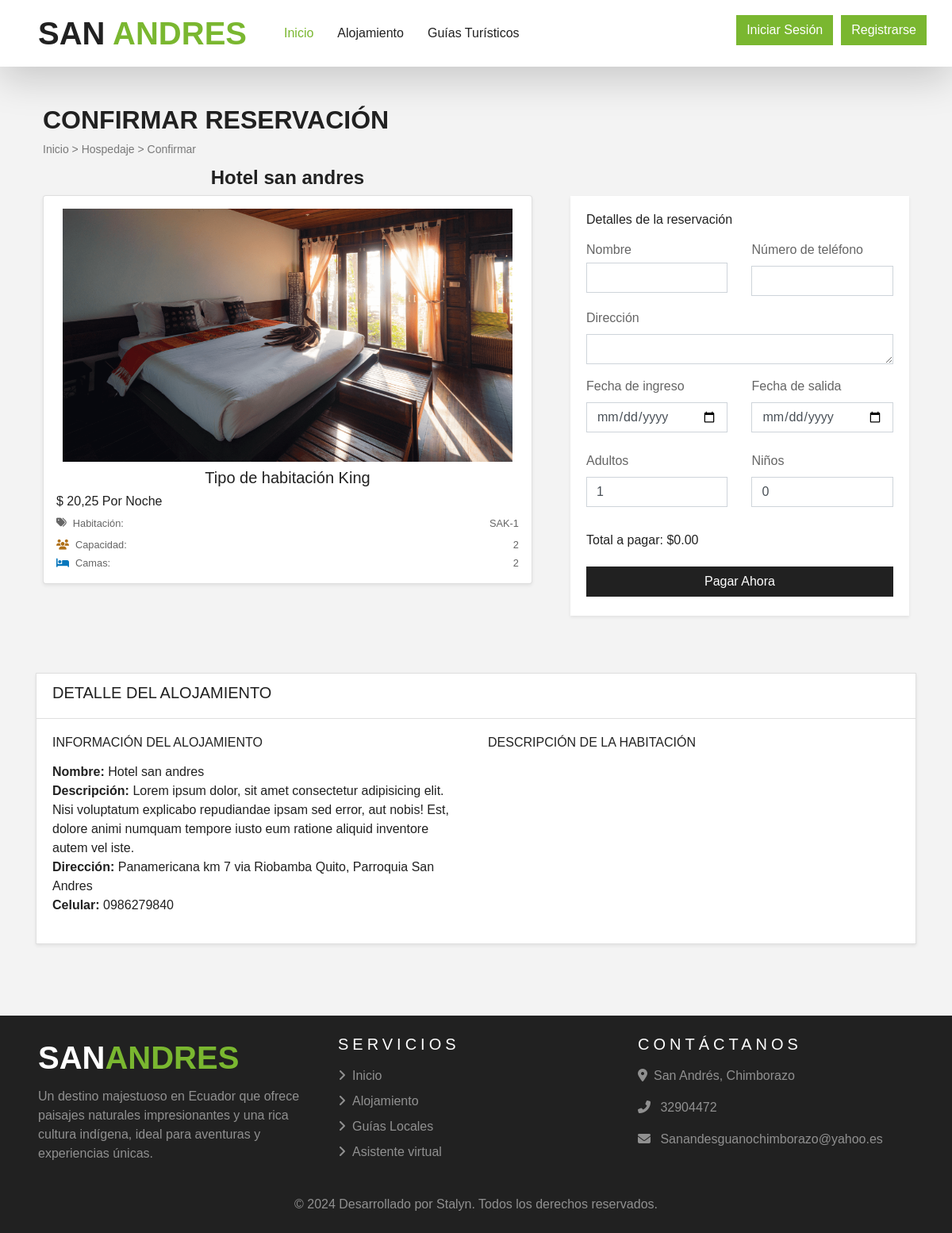
The app's page /reservacion/mi-reserva/?habitacion_id=2&num_habitacion=SAK-1 with its own data.
### alojamiento/models.py (models this page shows, shortened)
class Alojamiento(models.Model):
    user  = models.ForeignKey(Usuario,on_delete=models.CASCADE)
    nombre = models.CharField(
    unique=True,
    max_length=150,
    validators=[
        RegexValidator(
            regex=r'^[a-zA-ZáéíóúÁÉÍÓÚñÑ\s-]+$',
            message='El nombre solo puede contener letras, espacios, guiones y tildes.'
        )
    ]
)
    email = models.EmailField(validators=[EmailValidator(message='Correo electrónico no válido.')], unique=True)
    descripcion = models.TextField(null=False, blank= False)
    imagen = models.FileField(upload_to="alojamiento_galeria", validators=[FileExtensionValidator(allowed_extensions=['jpg', 'jpeg', 'png','webp'])])
    direccion = models.CharField(max_length=200)
    celular = models.CharField(
        max_length=10,
        unique=True,
        validators=[
            RegexValidator(
                regex=r'^\d{10}$',
                message='Número de celular no válido. Debe tener exactamente 10 dígitos.'
            )
        ]
    )
    estado = models.CharField(max_length=20, choices=ALOJAMIENTO_ESTADO, default="Borrador")
    fecha_creacion = models.DateTimeField(auto_now_add=True)

class TipoAlojamiento(models.Model):
    alojamiento = models.ForeignKey(Alojamiento, on_delete=models.CASCADE)
    tipo = models.CharField(max_length=1000)
    precio = models.DecimalField(max_digits=12, decimal_places=2, default=0.00,validators=[MinValueValidator(0)])
    imagen_1 = models.FileField(upload_to="galeria_tipo_alojamiento", null=False, blank=False)
    numero_camas = models.PositiveSmallIntegerField(default=0, validators=[MinValueValidator(0)])
    capacidad = models.PositiveSmallIntegerField(default=0, validators=[MinValueValidator(0)])
    class Meta:
        verbose_name_plural = "Tipo Alojamiento"

class Habitacion(models.Model):
    alojamiento = models.ForeignKey(Alojamiento, on_delete=models.CASCADE)
    alojamiento_tipo = models.ForeignKey(TipoAlojamiento, on_delete=models.CASCADE)
    numero_habitacion = models.CharField(max_length=1000, unique=True)
    descripcion = models.TextField(null=True, blank= True)
    disponible = models.BooleanField(default=True)
    class Meta:
        verbose_name_plural = "Habitaciones"

### reservacion/views.py (the view)
# urls.py: path('mi-reserva/', views.mi_reserva, name='mi-reserva'),
def mi_reserva(request):
    habitacion_id = request.GET.get('habitacion_id')
    num_habitacion = request.GET.get('num_habitacion')
    habitacion = get_object_or_404(Habitacion, id=habitacion_id)
    tipo_alojamiento = habitacion.alojamiento_tipo
    alojamiento = tipo_alojamiento.alojamiento
    precio = Decimal(tipo_alojamiento.precio)
    precio = tipo_alojamiento.precio
    context = {
        'habitacion_id': habitacion_id,
        'num_habitacion': num_habitacion,
        'habitacion': habitacion,
        'tipo_alojamiento': tipo_alojamiento,
        'alojamiento': alojamiento,
        'precio': precio,
        'precio_str': str(precio),
    }
    return render(request, "reservacion/mi-reserva.html", context)

### templates/reservacion/mi-reserva.html (shortened to what this page needs)
{% extends 'base.html' %}
{% load static %}
{% block content %}
<div class="container">
    <div class="row">
        <div class="col-12 my-5 mb-4 px-4">
            <h2 class="fw-bold">CONFIRMAR RESERVACIÓN</h2>
            <div style="font-size: 14px">
                <a href="/" class="text-black-50 text-decoration-none">Inicio</a>
                <span class="text-black-50"> > </span>
                <a href="{% url 'alojamiento:alojamiento_detalle' alojamiento.pk %}"
                    class="text-black-50 text-decoration-none">Hospedaje</a>
                <span class="text-black-50"> > </span>
                <a href="#" class="text-black-50 text-decoration-none">Confirmar</a>
            </div>
        </div>
        <div class="col-lg-7 col-md-12 px-4" style="margin-top: -1cm;">
            <div class="text-center">
                <h4>{{ alojamiento.nombre }}</h4>
            </div>
            <div class="card p-3 shadow-sm rounded">
                <img src="{{ tipo_alojamiento.imagen_1.url }}" class="card-img-top px-2" alt="Room Image"
                    id="productImage" />
                <h5 class="mt-2 text-center">Tipo de habitación {{ tipo_alojamiento.tipo }}</h5>
                <h6>$ {{ precio|floatformat:"2" }} Por Noche</h6>
                <div class="d-flex justify-content-between small">
                    <div class="d-flex align-items-center"><i class="fa-solid fa-tags mr-2"></i>Habitación:</div>
                    <div>{{ habitacion.numero_habitacion }}</div>
                </div>
                <div class="small d-flex justify-content-between mt-2">
                    <div><i class="fa-solid fa-users mr-2" style="color: #af7018;"></i>Capacidad:</div>
                    <div>{{ tipo_alojamiento.capacidad }}</div>
                </div>
                <div class="small d-flex justify-content-between mt-1">
                    <div><i class="fa-solid fa-bed mr-2" style="color: #0676bc;"></i>Camas:</div>
                    <div>{{ tipo_alojamiento.numero_camas }}</div>
                </div>
            </div>
        </div>
        <div class="col-lg-5 col-md-12 px-4">
            <div class="card mb-4 border-0 shadow-sm rounded-3">
                <div class="card-body">
                    <form id="booking_form" method="POST">
                        <h6 class="mb-3">Detalles de la reservación</h6>
                        <div class="row">
                            <div class="col-md-6 mb-3">
                                <label class="form-label mb-1">Nombre</label>
                                <input name="name" type="text" class="form-control shadow-none" required>
                            </div>
                            <div class="col-md-6 mb-3">
                                <label class="form-label">Número de teléfono</label>
                                <input id="phonenum" name="phonenum" type="number" class="form-control shadow-none" required>
                            </div>
                            <div class="col-md-12 mb-3">
                                <label class="form-label">Dirección</label>
                                <textarea name="address" class="form-control shadow-none" rows="1" required></textarea>
                            </div>
                            <div class="col-md-6 mb-3">
                                <label class="form-label">Fecha de ingreso</label>
                                <input name="checkin" id="checkin" type="date" class="form-control shadow-none"
                                    required>
                            </div>
                            <div class="col-md-6 mb-4">
                                <label class="form-label">Fecha de salida</label>
                                <input name="checkout" id="checkout" type="date" class="form-control shadow-none"
                                    required>
                            </div>
                            <div class="col-md-6 mb-3">
                                <label class="form-label">Adultos</label>
                                <input name="num_adultos" id="num_adultos" type="number" class="form-control shadow-none" min="1"
                                value="1" required onchange="validateCapacity()" oninput="validateCapacity()" />
                            </div>
                            <div class="col-md-6 mb-3">
                                <label class="form-label">Niños</label>
                                <input name="num_ninos" id="num_ninos" type="number" class="form-control shadow-none"
                                min="0" value="0" required onchange="validateCapacity()" oninput="validateCapacity()" />
                            </div>
                            <div class="col-12 mb-3">
                                <h6>Total a pagar: $<span id="totalPrice">0.00</span></h6>
                            </div>
                            <div class="col-12">
                                <button class="btn w-100 text-white custom-bg shadow-none mb-1 bg-dark" id="submitBtn">
                                    Pagar Ahora
                                </button>
                            </div>
                        </div>
                    </form>
                </div>
            </div>
        </div>
    </div>
    <div class="card mt-5 shadow-sm">
        <div class="card-header bg-light">
            <h5 class="fw-bold text-uppercase">Detalle del Alojamiento</h5>
        </div>
        <div class="card-body">
            <div class="row">
                <div class="col-md-6">
                    <h6 class="fw-bold text-uppercase mb-3">Información del Alojamiento</h6>
                    <div class="mb-3 text-dark">
                        <p class="mb-0"><strong>Nombre:</strong> {{ alojamiento.nombre }}</p>
                        <p class="mb-0"><strong>Descripción:</strong> {{ alojamiento.descripcion }}</p>
                        <p class="mb-0"><strong>Dirección:</strong> {{ alojamiento.direccion }}</p>
                        <p class="mb-0"><strong>Celular:</strong> {{ alojamiento.celular }}</p>
                    </div>
                </div>
                <div class="col-md-6">
                    <h6 class="fw-bold text-uppercase mb-3">Descripción de la Habitación</h6>
                </div>
            </div>
        </div>
    </div>
</div>
{% endblock %}

### records on screen
Alojamiento: nombre "Hotel san andres", descripcion "Lorem ipsum dolor, sit amet consectetur adipisicing elit. Nisi voluptatum explicabo repudiandae ipsam sed error, aut nobis! Est, dolore animi numquam tempore iusto eum ratione aliquid inventore autem vel iste.", direccion "Panamericana km 7 via Riobamba Quito, Parroquia San Andres", celular "0986279840"
TipoAlojamiento: imagen_1 (picture), tipo "King", precio "20,25", capacidad "2", numero_camas "2"
Habitacion: numero_habitacion "SAK-1"
